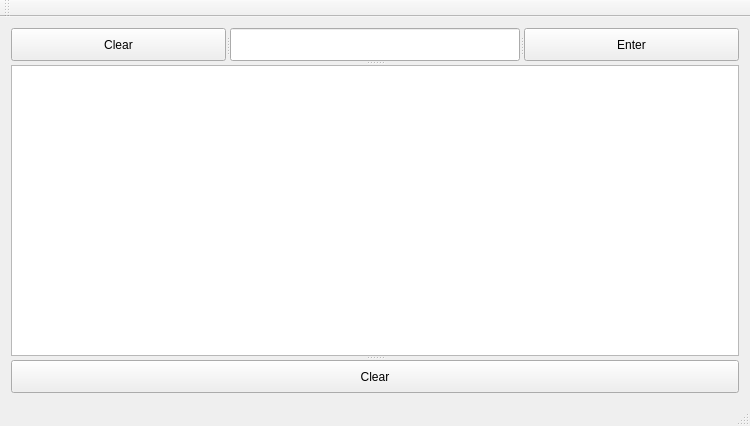
<?xml version="1.0" encoding="UTF-8"?>
<ui version="4.0">
 <class>CmdWindow</class>
 <widget class="QMainWindow" name="CmdWindow">
  <property name="geometry">
   <rect>
    <x>0</x>
    <y>0</y>
    <width>750</width>
    <height>426</height>
   </rect>
  </property>
  <property name="windowTitle">
   <string>MainWindow</string>
  </property>
  <widget class="QWidget" name="centralWidget">
   <layout class="QGridLayout" name="gridLayout">
    <item row="0" column="0">
     <widget class="QSplitter" name="splitter_3">
      <property name="orientation">
       <enum>Qt::Vertical</enum>
      </property>
      <widget class="QSplitter" name="splitter_2">
       <property name="orientation">
        <enum>Qt::Vertical</enum>
       </property>
       <widget class="QSplitter" name="splitter">
        <property name="orientation">
         <enum>Qt::Horizontal</enum>
        </property>
        <widget class="QPushButton" name="pushButton">
         <property name="maximumSize">
          <size>
           <width>16777215</width>
           <height>33</height>
          </size>
         </property>
         <property name="text">
          <string>Clear</string>
         </property>
        </widget>
        <widget class="QLineEdit" name="lineEdit">
         <property name="maximumSize">
          <size>
           <width>16777215</width>
           <height>33</height>
          </size>
         </property>
        </widget>
        <widget class="QPushButton" name="pushButton_Enter">
         <property name="maximumSize">
          <size>
           <width>16777215</width>
           <height>33</height>
          </size>
         </property>
         <property name="text">
          <string>Enter</string>
         </property>
        </widget>
       </widget>
       <widget class="QTextEdit" name="textEdit"/>
      </widget>
      <widget class="QPushButton" name="pushButton_Clear">
       <property name="maximumSize">
        <size>
         <width>16777215</width>
         <height>33</height>
        </size>
       </property>
       <property name="text">
        <string>Clear</string>
       </property>
      </widget>
     </widget>
    </item>
   </layout>
  </widget>
  <widget class="QMenuBar" name="menuBar">
   <property name="geometry">
    <rect>
     <x>0</x>
     <y>0</y>
     <width>750</width>
     <height>23</height>
    </rect>
   </property>
  </widget>
  <widget class="QToolBar" name="mainToolBar">
   <attribute name="toolBarArea">
    <enum>TopToolBarArea</enum>
   </attribute>
   <attribute name="toolBarBreak">
    <bool>false</bool>
   </attribute>
  </widget>
  <widget class="QStatusBar" name="statusBar"/>
 </widget>
 <layoutdefault spacing="6" margin="11"/>
 <resources/>
 <connections/>
</ui>
